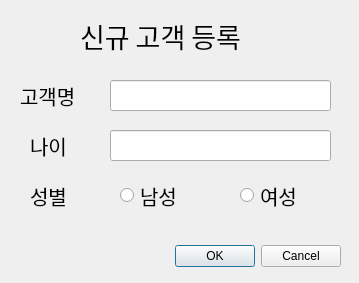
<?xml version="1.0" encoding="UTF-8"?>
<ui version="4.0">
 <class>Taewoo</class>
 <widget class="QDialog" name="Taewoo">
  <property name="geometry">
   <rect>
    <x>0</x>
    <y>0</y>
    <width>359</width>
    <height>283</height>
   </rect>
  </property>
  <property name="windowTitle">
   <string>Dialog</string>
  </property>
  <widget class="QLineEdit" name="Age">
   <property name="geometry">
    <rect>
     <x>110</x>
     <y>130</y>
     <width>221</width>
     <height>31</height>
    </rect>
   </property>
   <property name="font">
    <font>
     <family>굴림</family>
     <pointsize>12</pointsize>
    </font>
   </property>
   <property name="styleSheet">
    <string notr="true">color: rgb(158, 158, 158);</string>
   </property>
   <property name="text">
    <string/>
   </property>
  </widget>
  <widget class="QLabel" name="Age_label">
   <property name="geometry">
    <rect>
     <x>30</x>
     <y>130</y>
     <width>51</width>
     <height>31</height>
    </rect>
   </property>
   <property name="font">
    <font>
     <family>굴림</family>
     <pointsize>15</pointsize>
    </font>
   </property>
   <property name="text">
    <string>나이</string>
   </property>
  </widget>
  <widget class="QLabel" name="Title">
   <property name="geometry">
    <rect>
     <x>80</x>
     <y>20</y>
     <width>181</width>
     <height>31</height>
    </rect>
   </property>
   <property name="font">
    <font>
     <family>굴림</family>
     <pointsize>20</pointsize>
    </font>
   </property>
   <property name="text">
    <string>신규 고객 등록</string>
   </property>
  </widget>
  <widget class="QRadioButton" name="Sex_male">
   <property name="geometry">
    <rect>
     <x>120</x>
     <y>180</y>
     <width>81</width>
     <height>31</height>
    </rect>
   </property>
   <property name="font">
    <font>
     <family>굴림</family>
     <pointsize>15</pointsize>
    </font>
   </property>
   <property name="text">
    <string>남성</string>
   </property>
  </widget>
  <widget class="QLabel" name="Name_label">
   <property name="geometry">
    <rect>
     <x>20</x>
     <y>80</y>
     <width>81</width>
     <height>31</height>
    </rect>
   </property>
   <property name="font">
    <font>
     <family>굴림</family>
     <pointsize>15</pointsize>
    </font>
   </property>
   <property name="text">
    <string>고객명</string>
   </property>
  </widget>
  <widget class="QLineEdit" name="Name">
   <property name="geometry">
    <rect>
     <x>110</x>
     <y>80</y>
     <width>221</width>
     <height>31</height>
    </rect>
   </property>
   <property name="font">
    <font>
     <family>굴림</family>
     <pointsize>12</pointsize>
    </font>
   </property>
   <property name="styleSheet">
    <string notr="true">color: rgb(158, 158, 158);</string>
   </property>
   <property name="text">
    <string/>
   </property>
  </widget>
  <widget class="QRadioButton" name="Sex_female">
   <property name="geometry">
    <rect>
     <x>240</x>
     <y>180</y>
     <width>91</width>
     <height>31</height>
    </rect>
   </property>
   <property name="font">
    <font>
     <family>굴림</family>
     <pointsize>15</pointsize>
    </font>
   </property>
   <property name="text">
    <string>여성</string>
   </property>
  </widget>
  <widget class="QLabel" name="Sex_label">
   <property name="geometry">
    <rect>
     <x>30</x>
     <y>180</y>
     <width>51</width>
     <height>31</height>
    </rect>
   </property>
   <property name="font">
    <font>
     <family>굴림</family>
     <pointsize>15</pointsize>
    </font>
   </property>
   <property name="text">
    <string>성별</string>
   </property>
  </widget>
  <widget class="QDialogButtonBox" name="OK_Cancel">
   <property name="geometry">
    <rect>
     <x>0</x>
     <y>240</y>
     <width>341</width>
     <height>32</height>
    </rect>
   </property>
   <property name="orientation">
    <enum>Qt::Horizontal</enum>
   </property>
   <property name="standardButtons">
    <set>QDialogButtonBox::Cancel|QDialogButtonBox::Ok</set>
   </property>
  </widget>
 </widget>
 <resources/>
 <connections/>
</ui>
